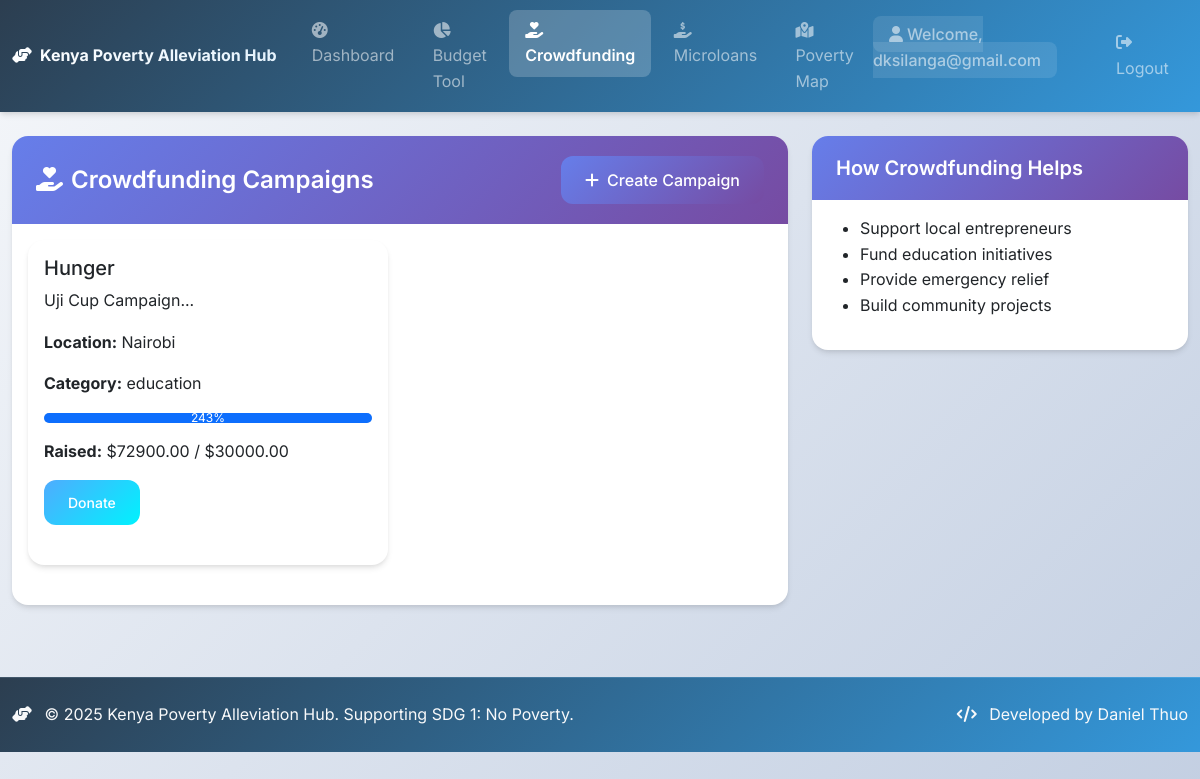
Page /crowdfunding (signed in) on the committed database.
### models.py (models this page shows, shortened)
class User(UserMixin, db.Model):
    id = db.Column(db.Integer, primary_key=True)
    username = db.Column(db.String(80), unique=True, nullable=False)
    email = db.Column(db.String(120), unique=True, nullable=False)
    password_hash = db.Column(db.String(120), nullable=False)
    income_level = db.Column(db.String(50))  # low, medium, high
    location = db.Column(db.String(100))
    created_at = db.Column(db.DateTime, default=datetime.utcnow)
    budgets = db.relationship('Budget', backref='user', lazy=True)
    loan_applications = db.relationship('LoanApplication', backref='user', lazy=True)
    donations = db.relationship('Donation', backref='user', lazy=True)

class CrowdfundingCampaign(db.Model):
    id = db.Column(db.Integer, primary_key=True)
    title = db.Column(db.String(200), nullable=False)
    description = db.Column(db.Text, nullable=False)
    target_amount = db.Column(db.Float, nullable=False)
    current_amount = db.Column(db.Float, default=0)
    organizer_name = db.Column(db.String(100), nullable=False)
    location = db.Column(db.String(100), nullable=False)
    category = db.Column(db.String(50))  # education, business, emergency, etc.
    image_url = db.Column(db.String(200))
    is_active = db.Column(db.Boolean, default=True)
    created_at = db.Column(db.DateTime, default=datetime.utcnow)
    donations = db.relationship('Donation', backref='campaign', lazy=True)

### app.py (the view)
@app.route('/crowdfunding')
def crowdfunding():
    campaigns = CrowdfundingCampaign.query.filter_by(is_active=True)\
                                        .order_by(CrowdfundingCampaign.created_at.desc()).all()
    return render_template('crowdfunding.html', campaigns=campaigns)

### app.py (called while the page is built)
@login_manager.user_loader
def load_user(user_id):
    return User.query.get(int(user_id))

### templates/crowdfunding.html (shortened to what this page needs)
{% extends "base.html" %}
{% block content %}
<div class="row">
    <div class="col-md-8">
        <div class="card">
            <div class="card-header d-flex justify-content-between align-items-center">
                <h4><i class="fas fa-hand-holding-heart me-2"></i>Crowdfunding Campaigns</h4>
                <button class="btn btn-primary" data-bs-toggle="modal" data-bs-target="#createCampaignModal">
                    <i class="fas fa-plus me-2"></i>Create Campaign
                </button>
            </div>
            <div class="card-body">
                {% if campaigns %}
                    <div class="row">
                        {% for campaign in campaigns %}
                        <div class="col-md-6 mb-4">
                            <div class="card h-100">
                                <div class="card-body">
                                    <h5 class="card-title">{{ campaign.title }}</h5>
                                    <p class="card-text">{{ campaign.description[:150] }}...</p>
                                    <p><strong>Location:</strong> {{ campaign.location }}</p>
                                    <p><strong>Category:</strong> {{ campaign.category }}</p>
                                    <div class="progress mb-3">
                                        <div class="progress-bar" role="progressbar"
                                             style="width: {{ (campaign.current_amount/campaign.target_amount)*100 }}%">
                                            {{ "%.0f"|format((campaign.current_amount/campaign.target_amount)*100) }}%
                                        </div>
                                    </div>
                                    <p><strong>Raised:</strong> ${{ "%.2f"|format(campaign.current_amount) }} / ${{ "%.2f"|format(campaign.target_amount) }}</p>
                                    {% if current_user.is_authenticated %}
                                    <button class="btn btn-success btn-sm" onclick="showDonateModal({{ campaign.id }}, '{{ campaign.title }}')">
                                        Donate
                                    </button>
                                    {% endif %}
                                </div>
                            </div>
                        </div>
                        {% endfor %}
                    </div>
                {% else %}
                    <p class="text-center text-muted">No active campaigns found.</p>
                {% endif %}
            </div>
        </div>
    </div>
    <div class="col-md-4">
        <div class="card">
            <div class="card-header">
                <h5>How Crowdfunding Helps</h5>
            </div>
            <div class="card-body">
                <ul>
                    <li>Support local entrepreneurs</li>
                    <li>Fund education initiatives</li>
                    <li>Provide emergency relief</li>
                    <li>Build community projects</li>
                </ul>
            </div>
        </div>
    </div>
</div>
{% endblock %}

### templates/base.html (shortened to what this page needs)
<!DOCTYPE html>
<html lang="en">
<head>
    <link href="https://cdn.jsdelivr.net/npm/bootstrap@5.3.2/dist/css/bootstrap.min.css" rel="stylesheet">
    <link rel="stylesheet" href="https://cdnjs.cloudflare.com/ajax/libs/font-awesome/6.4.0/css/all.min.css">
    <link rel="stylesheet" href="{{ url_for('static', filename='css/style.css') }}">
</head>
<body>
    <nav class="navbar navbar-expand-lg navbar-dark sticky-top">
        <div class="container">
            <a class="navbar-brand" href="{{ url_for('index') }}">
                <i class="fas fa-hands-helping me-2"></i>Kenya Poverty Alleviation Hub
            </a>
            <div class="collapse navbar-collapse" id="navbarNav">
                <ul class="navbar-nav me-auto">
                    <li class="nav-item">
                        <a class="nav-link {{ 'active' if request.endpoint == 'index' }}" href="{{ url_for('index') }}">
                            <i class="fas fa-tachometer-alt me-1"></i>Dashboard
                        </a>
                    </li>
                    <li class="nav-item">
                        <a class="nav-link {{ 'active' if request.endpoint == 'budget' }}" href="{{ url_for('budget') }}">
                            <i class="fas fa-chart-pie me-1"></i>Budget Tool
                        </a>
                    </li>
                    <li class="nav-item">
                        <a class="nav-link {{ 'active' if request.endpoint == 'crowdfunding' }}" href="{{ url_for('crowdfunding') }}">
                            <i class="fas fa-hand-holding-heart me-1"></i>Crowdfunding
                        </a>
                    </li>
                    <li class="nav-item">
                        <a class="nav-link {{ 'active' if request.endpoint == 'microloan' }}" href="{{ url_for('microloan') }}">
                            <i class="fas fa-hand-holding-usd me-1"></i>Microloans
                        </a>
                    </li>
                    <li class="nav-item">
                        <a class="nav-link {{ 'active' if request.endpoint == 'map' }}" href="{{ url_for('map') }}">
                            <i class="fas fa-map-marked-alt me-1"></i>Poverty Map
                        </a>
                    </li>
                </ul>
                <ul class="navbar-nav">
                    {% if current_user.is_authenticated %}
                        <li class="nav-item">
                            <span class="navbar-text">
                                <i class="fas fa-user me-1"></i>Welcome, {{ current_user.username }}
                            </span>
                        </li>
                        <li class="nav-item ms-2">
                            <a class="nav-link" href="{{ url_for('logout') }}">
                                <i class="fas fa-sign-out-alt me-1"></i>Logout
                            </a>
                        </li>
                    {% endif %}
                </ul>
            </div>
        </div>
    </nav>
    <main class="container mt-4">
        {% block content %}{% endblock %}
    </main>
    <footer class="bg-dark text-light py-4 mt-5">
        <div class="container">
            <div class="row align-items-center">
                <div class="col-md-6 text-center text-md-start">
                    <p class="mb-0">
                        <i class="fas fa-hands-helping me-2"></i>
                        &copy; 2025 Kenya Poverty Alleviation Hub. Supporting SDG 1: No Poverty.
                    </p>
                </div>
                <div class="col-md-6 text-center text-md-end">
                    <p class="mb-0">
                        <i class="fas fa-code me-2"></i>
                        Developed by Daniel Thuo
                    </p>
                </div>
            </div>
        </div>
    </footer>
</body>
</html>

### static/css/style.css (style rules this page uses)
:root { --primary: #2E8B57; --secondary: #FFD700; --accent: #1E5A3A; --light: #F5F5F5; --dark: #333; }
body { background-color: #f8f9fa; font-family: 'Segoe UI', Tahoma, Geneva, Verdana, sans-serif; line-height: 1.6; }
.navbar-brand { font-weight: 700; font-size: 1.5rem; }
.card { box-shadow: 0 4px 6px rgba(0, 0, 0, 0.1); border: none; border-radius: 10px; margin-bottom: 1.5rem; }
.card-header { background: linear-gradient(135deg, var(--primary), var(--accent)); color: white; border-radius: 10px 10px 0 0 !important; font-weight: 600; }
.btn-primary { background-color: var(--primary); border-color: var(--primary); font-weight: 600; }
.progress { height: 10px; border-radius: 5px; }
.nav-link { font-weight: 500; }
footer { margin-top: auto; }

### templates/base.html (style rules this page uses)
:root { --primary-gradient: linear-gradient(135deg, #667eea 0%, #764ba2 100%); --success-gradient: linear-gradient(135deg, #4facfe 0%, #00f2fe 100%); --warning-gradient: linear-gradient(135deg, #f093fb 0%, #f5576c 100%); --dark-gradient: linear-gradient(135deg, #2c3e50 0%, #3498db 100%); }
body { font-family: 'Inter', sans-serif; background: linear-gradient(135deg, #f5f7fa 0%, #c3cfe2 100%); min-height: 100vh; }
.navbar { background: var(--dark-gradient) !important; box-shadow: 0 4px 6px -1px rgba(0, 0, 0, 0.1), 0 2px 4px -1px rgba(0, 0, 0, 0.06); padding: 0.6rem 0; }
.navbar-brand { font-weight: 700; font-size: 1.0rem; background: linear-gradient(45deg, #fff, #e3f2fd); -webkit-background-clip: text; -webkit-text-fill-color: transparent; background-clip: text; }
.nav-link { font-weight: 400; padding: 0.5rem 1rem !important; margin: 0 0.2rem; border-radius: 0.5rem; transition: all 0.3s ease; }
.nav-link.active { background: rgba(255, 255, 255, 0.2); font-weight: 600; }
.container { max-width: 1400px; }
.card { border: none; border-radius: 1rem; box-shadow: 0 4px 6px -1px rgba(0, 0, 0, 0.1), 0 2px 4px -1px rgba(0, 0, 0, 0.06); transition: all 0.3s ease; margin-bottom: 1.5rem; }
.card-header { background: var(--primary-gradient); color: white; border-radius: 1rem 1rem 0 0 !important; padding: 1.25rem 1.5rem; border: none; }
.card-header h4, .card-header h5, .card-header h6 { margin: 0; font-weight: 600; }
.btn { border-radius: 0.75rem; font-weight: 500; padding: 0.75rem 1.5rem; transition: all 0.3s ease; border: none; }
.btn-primary { background: var(--primary-gradient); }
.btn-success { background: var(--success-gradient); }
footer { background: var(--dark-gradient) !important; margin-top: 3rem !important; border-top: 1px solid rgba(255, 255, 255, 0.1); }
.navbar-text { background: rgba(255, 255, 255, 0.1); padding: 0.5rem 1rem; border-radius: 0.5rem; font-weight: 500; }

### rows in the picture
User: username "dksilanga@gmail.com"
CrowdfundingCampaign: title "Hunger", description "Uji Cup Campaign", location "Nairobi", category "education", (campaign.current_amount/campaign.target_amount)*100 "243", current_amount "72900.00", target_amount "30000.00"
